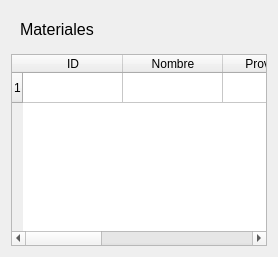
              <widget class="QWidget" name="tbClient_5">
               <layout class="QVBoxLayout" name="verticalLayout_17">
                <item>
                 <widget class="QWidget" name="widget_22" native="true">
                  <layout class="QHBoxLayout" name="horizontalLayout_23">
                   <item>
                    <widget class="QLabel" name="label_14">
                     <property name="font">
                      <font>
                       <pointsize>12</pointsize>
                      </font>
                     </property>
                     <property name="text">
                      <string>Materiales</string>
                     </property>
                    </widget>
                   </item>
                  </layout>
                 </widget>
                </item>
                <item>
                 <widget class="QTableWidget" name="tableClient_5">
                  <property name="horizontalScrollBarPolicy">
                   <enum>Qt::ScrollBarAsNeeded</enum>
                  </property>
                  <property name="sizeAdjustPolicy">
                   <enum>QAbstractScrollArea::AdjustIgnored</enum>
                  </property>
                  <property name="selectionBehavior">
                   <enum>QAbstractItemView::SelectRows</enum>
                  </property>
                  <property name="horizontalScrollMode">
                   <enum>QAbstractItemView::ScrollPerItem</enum>
                  </property>
                  <property name="gridStyle">
                   <enum>Qt::SolidLine</enum>
                  </property>
                  <attribute name="horizontalHeaderCascadingSectionResizes">
                   <bool>false</bool>
                  </attribute>
                  <attribute name="horizontalHeaderShowSortIndicator" stdset="0">
                   <bool>false</bool>
                  </attribute>
                  <attribute name="horizontalHeaderStretchLastSection">
                   <bool>true</bool>
                  </attribute>
                  <attribute name="verticalHeaderCascadingSectionResizes">
                   <bool>false</bool>
                  </attribute>
                  <attribute name="verticalHeaderShowSortIndicator" stdset="0">
                   <bool>false</bool>
                  </attribute>
                  <attribute name="verticalHeaderStretchLastSection">
                   <bool>false</bool>
                  </attribute>
                  <row/>
                  <column>
                   <property name="text">
                    <string>ID</string>
                   </property>
                  </column>
                  <column>
                   <property name="text">
                    <string>Nombre</string>
                   </property>
                  </column>
                  <column>
                   <property name="text">
                    <string>Proveedor</string>
                   </property>
                  </column>
                  <column>
                   <property name="text">
                    <string>Historial combinaciones</string>
                   </property>
                  </column>
                  <column>
                   <property name="text">
                    <string>Pzs/Lote</string>
                   </property>
                  </column>
                  <column>
                   <property name="text">
                    <string>Ultima Compra</string>
                   </property>
                  </column>
                 </widget>
                </item>
               </layout>
              </widget>
